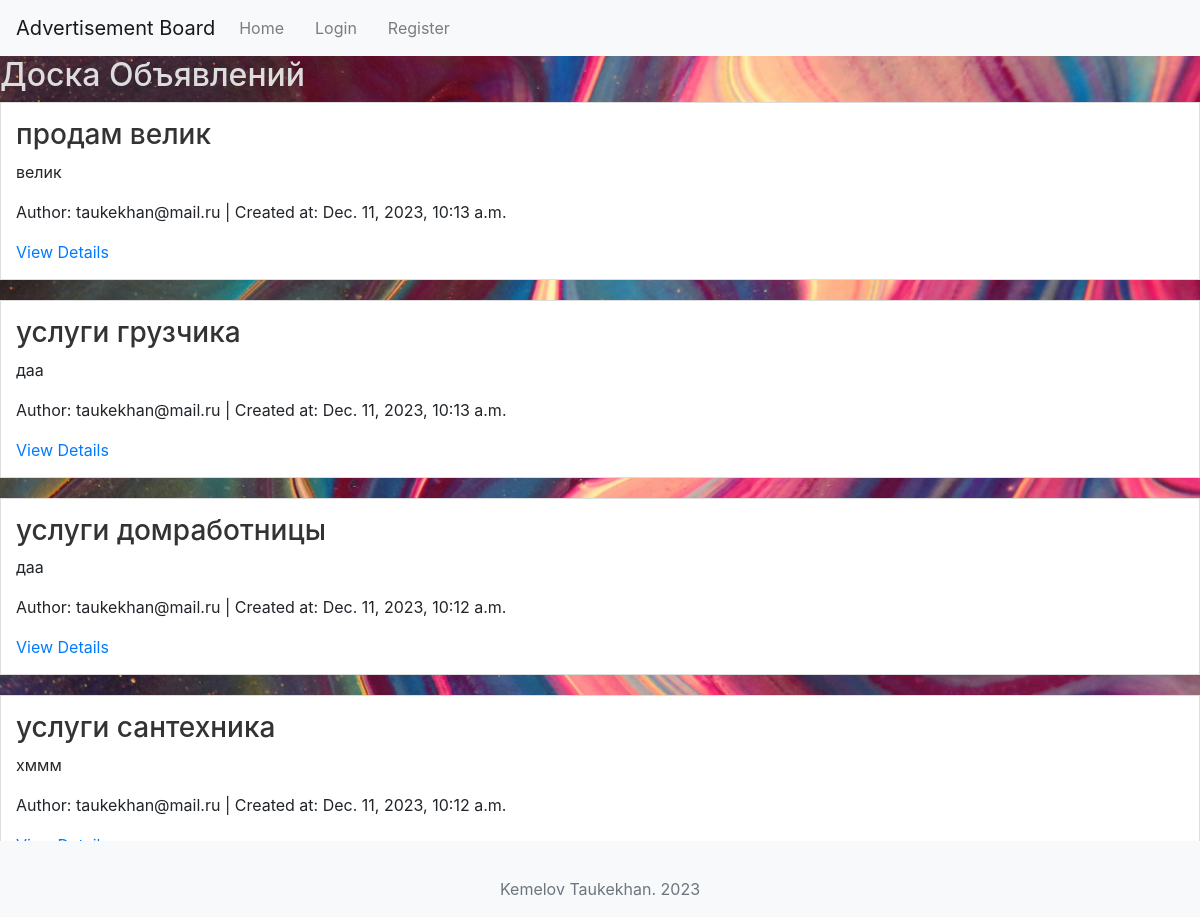
The page / on the database its author committed.
### ad_board/models.py (models this page shows)
class Advertisement(models.Model):
    title = models.CharField(max_length=100)
    content = models.TextField()
    author = models.ForeignKey(User, on_delete=models.CASCADE)
    created_at = models.DateTimeField(auto_now_add=True)

### ad_board/views.py (the view)
# urls.py: path('', advertisement_list, name='advertisement_list'),
def advertisement_list(request):
    advertisements = Advertisement.objects.all().order_by('-created_at')
    paginator = Paginator(advertisements, 4)  # По 10 объявлений на странице
    page = request.GET.get('page')
    ads = paginator.get_page(page)
    return render(request, 'ad_board/advertisement_list.html', {'ads': ads})

### ad_board/templates/ad_board/advertisement_list.html (shortened to what this page needs)
{% extends 'base.html' %}
{% block content %}
    <h2>Доска Объявлений</h2>
    {% for ad in ads %}
        <div class="advertisement">
            <h3>{{ ad.title }}</h3>
            <p>{{ ad.content }}</p>
            <p>Author: {{ ad.author.username }} | Created at: {{ ad.created_at }}</p>
            <a href="{% url 'advertisement_detail' pk=ad.pk %}">View Details</a>
        </div>
    {% endfor %}
    <div class="pagination">
        <span class="step-links">
            <span class="current">
            </span>
            {% if ads.has_next %}
                <a href="?page={{ ads.next_page_number }}">next</a>
                <a href="?page={{ ads.paginator.num_pages }}">last &raquo;</a>
            {% endif %}
        </span>
    </div>
{% endblock %}

### ad_board/templates/base.html (shortened to what this page needs)
{% load static %}
<!DOCTYPE html>
<html lang="en">
<head>
    <link rel="stylesheet" href="{% static 'css/styles.css' %}">
    <link rel="stylesheet" href="https://stackpath.bootstrapcdn.com/bootstrap/4.3.1/css/bootstrap.min.css">
    <link rel="stylesheet" href="https://cdnjs.cloudflare.com/ajax/libs/font-awesome/5.15.2/css/all.min.css">
</head>
<body>
    <nav class="navbar navbar-expand-lg navbar-light bg-light">
        <a class="navbar-brand" href="{% url 'advertisement_list' %}">Advertisement Board</a>
        <div class="collapse navbar-collapse" id="navbarNav">
            <ul class="navbar-nav">
                <li class="nav-item">
                    <a class="nav-link" href="{% url 'advertisement_list' %}">Home</a>
                </li>
                {% if user.is_authenticated %}
                    <li class="nav-item">
                        <a class="nav-link" href="{% url 'logout' %}">Logout</a>
                    </li>
                {% else %}
                    <li class="nav-item">
                        <a class="nav-link" href="{% url 'login' %}">Login</a>
                    </li>
                    <li class="nav-item">
                        <a class="nav-link" href="{% url 'register' %}">Register</a>
                    </li>
                {% endif %}
            </ul>
        </div>
    </nav>
    <div class="content">
        {% block content %}
        {% endblock %}
    </div>
    <footer class="footer mt-auto py-3 bg-light">
        <div class="container">
            <span class="text-muted">Kemelov Taukekhan. 2023</span>
        </div>
    </footer>
</body>
</html>

### ad_board/static/css/styles.css (style rules this page uses)
body { font-family: 'Arial', sans-serif; background-color: #f4f4f4; margin: 0; padding: 0; background-image: url('/static/images/background.jpg'); background-size: cover; background-repeat: no-repeat; }
h2 { color: #ddd; }
nav { background-color: #333; color: white; padding: 10px; }
nav a { color: white; text-decoration: none; margin-right: 15px; }
.container { margin-top: 20px; }
.advertisement { background-color: white; border: 1px solid #ddd; padding: 15px; margin-bottom: 20px; }
.advertisement h3 { color: #333; }
.pagination { display: flex; justify-content: center; margin-top: 20px; }
.pagination a { margin: 0 5px; }
.footer { background-color: #333; color: white; text-align: center; padding: 10px; position: absolute; bottom: 0; width: 100%; }

### rows shown on the page
Advertisement: title "продам велик", content "велик", author.username "taukekhan@mail.ru", created_at "Dec. 11, 2023, 10:13 a.m."
Advertisement: title "услуги грузчика", content "даа", author.username "taukekhan@mail.ru", created_at "Dec. 11, 2023, 10:13 a.m."
Advertisement: title "услуги домработницы", content "даа", author.username "taukekhan@mail.ru", created_at "Dec. 11, 2023, 10:12 a.m."
Advertisement: title "услуги сантехника", content "хммм", author.username "taukekhan@mail.ru", created_at "Dec. 11, 2023, 10:12 a.m."
